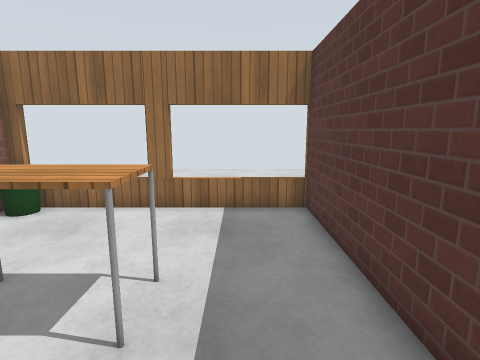
View 1 (above)

19 first-person views from a walk through a Gazebo world. The camera is 1.3 m above the floor, tilts 10° down and sees 80° across. The floor is counted in squares, 0.5 m on a side. Each view is taken from the middle of a square. On the plan, view 1 faces up. The plan holds only what a view shows up to about 19 squares ahead; the rest is blank. The place goes on beyond the plan. Gazebo's built-in surfaces are drawn with simple patterns.

View 2
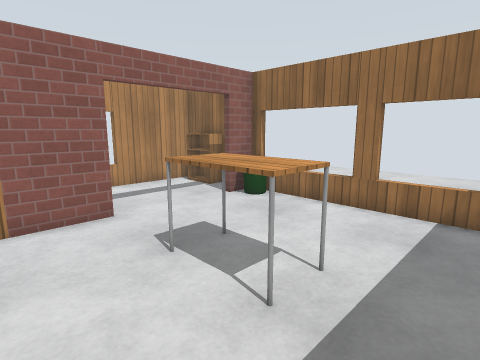

View 3
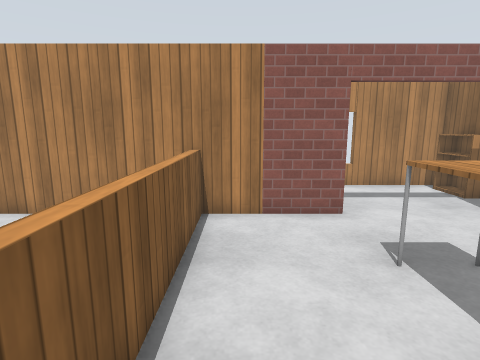

View 4
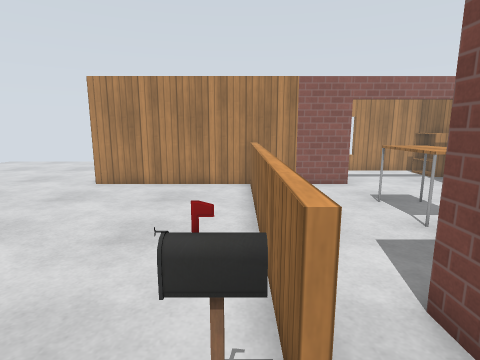

View 5
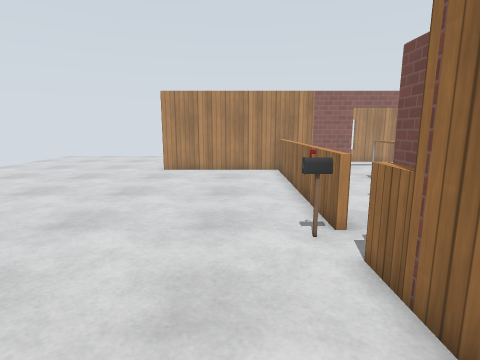

View 6
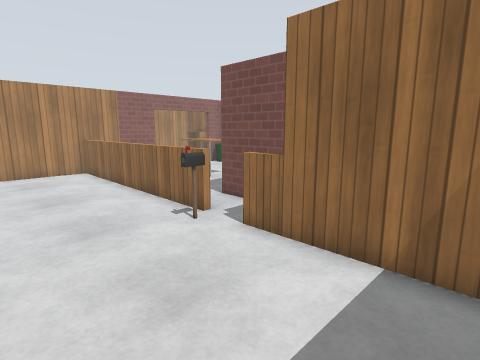

View 7
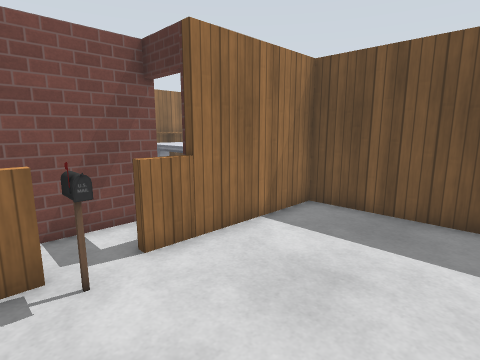

View 8
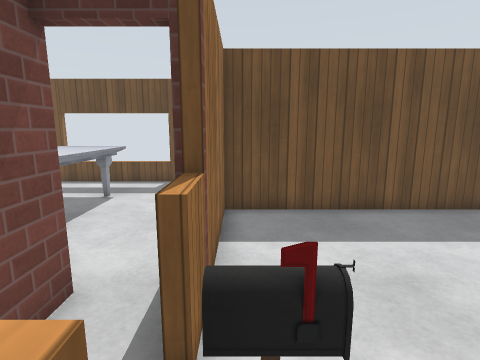

View 9
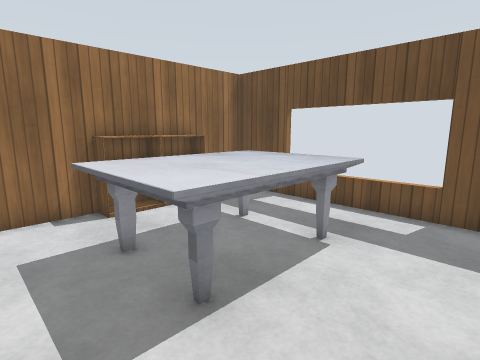

View 10
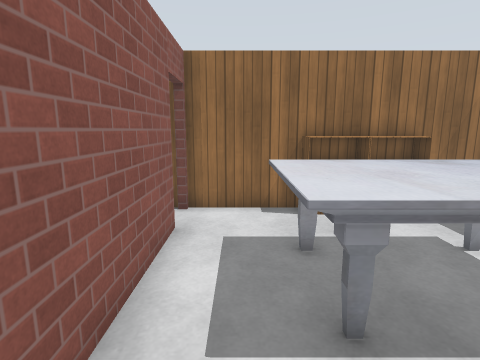

View 11
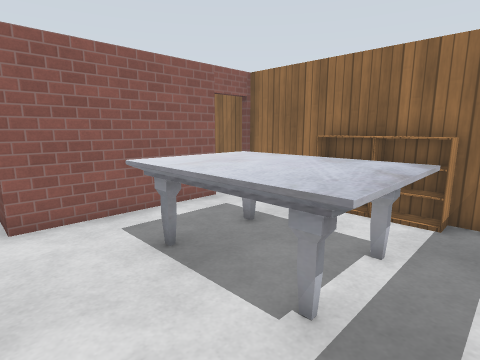

View 12
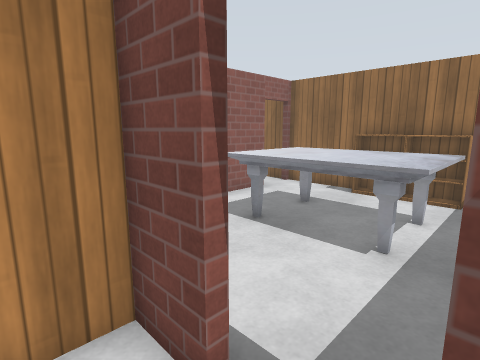

View 13
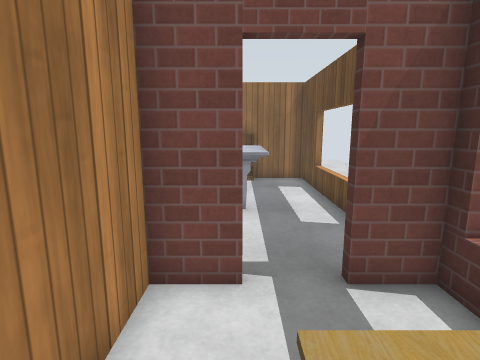

View 14
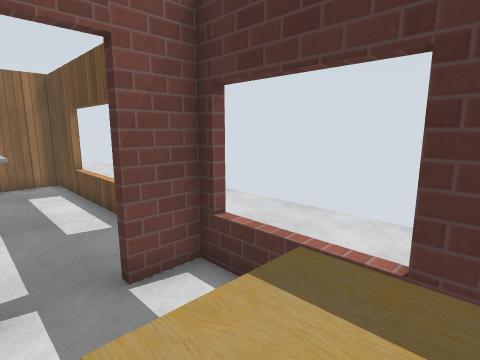

View 15
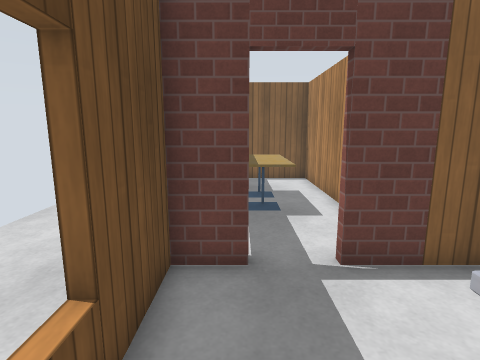

View 16
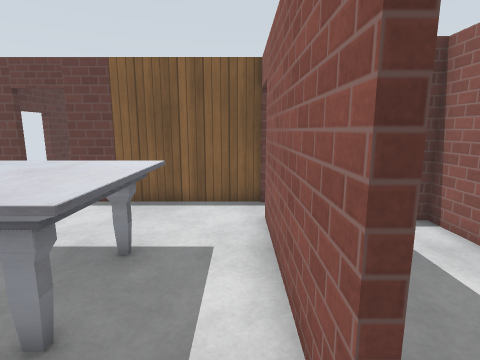

View 17
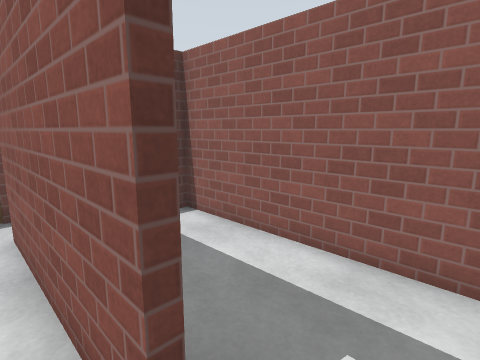

View 18
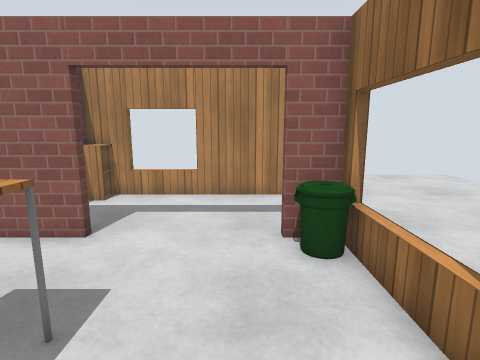

View 19
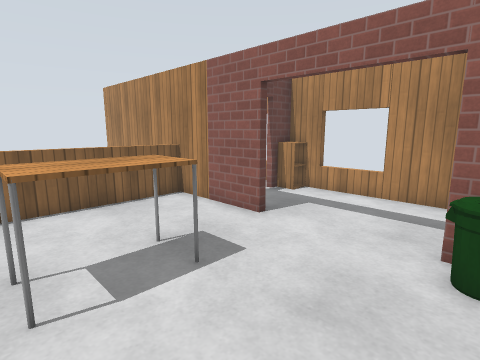

### Floor plan
Key: @ floor where view 1 was taken; # wall or solid block; . floor; D open door; = window, fence, low wall or low ledge; B bin; T table; K bookshelf; P postbox; M marble table; C cafe table; H thing the floor can be seen under or through; A cabinet.
Columns run from 17 left of view 1 to 22 right of it. Each row starts with its distance up from view 1.
 18 ....     .. ..........
 17 .....    .. ..........
 16 .......  ..  ........
 15 ........
 14 .........                            ..
 13   .........                          ..
 12     ........                         ..
 11       ......
 10     ##   ##===#====#  #######  ####
  9     #.KK.#B........#....D...KKKK..#
  8     #....DB........#....D.........#
  7     #....D.........#....#.........#
  6     #....D.........#....#..MMMMMM.=.
  5     =....D.........#....#..MMMMMM.=.
  4     =....D...TTT...#... #..MMMMMM.=.
  3     ==...#...TTT...#..  #..MMMMMM.=.
  2      A...#.........#..  #.........=.  ..
  1      AD  #.........######.........# ....
  0          #.......@......D.........# ....
 -1          #============.=D######DD## ....
 -2          #...........P.......#....#. ...
 -3          #...................#....=. ...
 -4           ...................#....=. ...
 -5           ...................#..CCH.
 -6          #...................#..CCH
 -7          #...................#..CCH
 -8          #............... ...#..CC

Where each view was taken, in squares from view 1:
view 1: 0 up, 0 right, facing up
view 2: 0 up, 1 right, facing up-left
view 3: 0 up, 1 right, facing left
view 4: 2 down, 6 right, facing left
view 5: 4 down, 11 right, facing left
view 6: 7 down, 11 right, facing up-left
view 7: 7 down, 3 right, facing up-right
view 8: 2 down, 3 right, facing right
view 9: 0 up, 8 right, facing up-right
view 10: 0 up, 9 right, facing up
view 11: 0 up, 16 right, facing up-left
view 12: 3 down, 16 right, facing up-left
view 13: 6 down, 14 right, facing up
view 14: 6 down, 14 right, facing up-right
view 15: 4 up, 16 right, facing down
view 16: 9 up, 8 right, facing down
view 17: 9 up, 8 right, facing down-left
view 18: 7 up, 1 left, facing left
view 19: 9 up, 1 left, facing down-left
